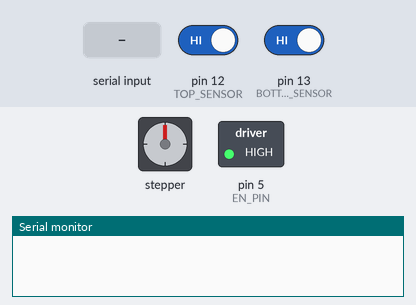
Simulated run of this sketch. Board: Arduino Uno, built with avr-gcc and run on an emulated ATmega328P. Parts: stepper motor, switched loads named in the sketch (green lamp = pin HIGH), the last lines printed to the serial monitor. Inputs (shaded band) come from the test bench; at power-on: pin 12 (TOP_SENSOR) HIGH, pin 13 (BOTTOM_SENSOR) HIGH. Stepper angles assume 200 steps per turn.

Above: at 1.2 s.
1.3 s: "CW\n" received over Serial
At 1.6 s:
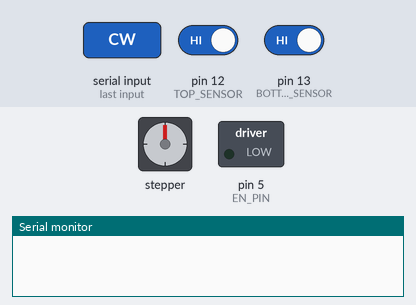
At 3.2 s:
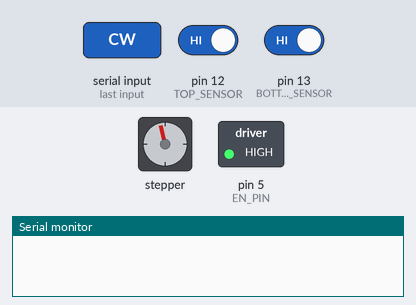
4.3 s: "CCW\n" received over Serial
At 7.1 s:
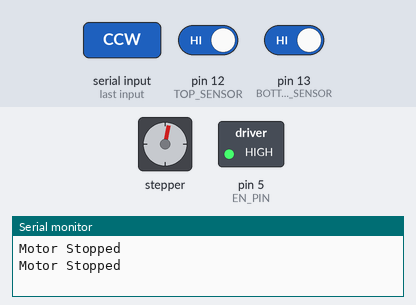
Timing chart, 0 to 8.6 s (numbered marks = the images above; inputs shaded):
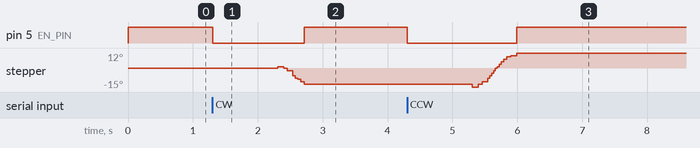

The sketch:

accel_smallLR1.ino
```cpp
#include <AccelStepper.h>

#define EN_PIN         5  // enable
#define DIR_PIN        3  // direction
#define STEP_PIN       4  // step
#define TOP_SENSOR     12 // top sensor
#define BOTTOM_SENSOR  13 // bottom sensor

AccelStepper stepper(1, STEP_PIN, DIR_PIN);

void setup() {
  // Set pin modes
  pinMode(EN_PIN, OUTPUT);
  pinMode(TOP_SENSOR, INPUT_PULLUP);   // Using INPUT_PULLUP for low-active sensor
  pinMode(BOTTOM_SENSOR, INPUT_PULLUP);// Using INPUT_PULLUP for low-active sensor
  digitalWrite(EN_PIN, HIGH); // deactivate driver (LOW active)
  Serial.begin(9600); // Initialize serial communication
}

void loop() {
  if (Serial.available() > 0) {
    String command = Serial.readStringUntil('\n');
    executeCommand(command);
  }
}

void executeCommand(String command) {
  command.trim(); // Remove leading and trailing whitespaces

  if (command == "CW") {
    rotateClockwiseUntilTopSensor();
  } else if (command == "CCW") {
    rotateCounterClockwiseUntilBottomSensor();
  } else if (command == "STOP") {
    stopMotor();
  } else {
    Serial.println("Invalid command");
  }
}

void rotateClockwiseUntilTopSensor() {
  stepper.setMaxSpeed(1000);
  stepper.setAcceleration(100);
  stepper.moveTo(3600); // 360 steps, adjust based on your motor specifications

  digitalWrite(EN_PIN, LOW); // Activate motor

  while (!digitalRead(TOP_SENSOR)) {
    stepper.run();
  }

  stepper.stop();
  delay(1000); // Delay to ensure the stepper motor stops before next action

  // Rotate 7 degrees in CCW
  stepper.moveTo(-7); // -7 steps, adjust based on your motor specifications
  while (stepper.distanceToGo() != 0) {
    stepper.run();
  }

  stopMotor();
}

void rotateCounterClockwiseUntilBottomSensor() {
  stepper.setMaxSpeed(1000);
  stepper.setAcceleration(100);
  stepper.moveTo(-3600); // -360 steps, adjust based on your motor specifications

  digitalWrite(EN_PIN, LOW); // Activate motor

  while (!digitalRead(BOTTOM_SENSOR)) {
    stepper.run();
  }

  stepper.stop();
  delay(1000); // Delay to ensure the stepper motor stops before next action

  // Rotate 7 degrees in CW
  stepper.moveTo(7); // 7 steps,
  while (stepper.distanceToGo() != 0) {
    stepper.run();
  }

  stopMotor();
}

void stopMotor() {
  digitalWrite(EN_PIN, HIGH); // Deactivate motor
  delay(1000); // Delay to ensure the stepper motor stops before next action
  Serial.println("Motor Stopped");
}
```
